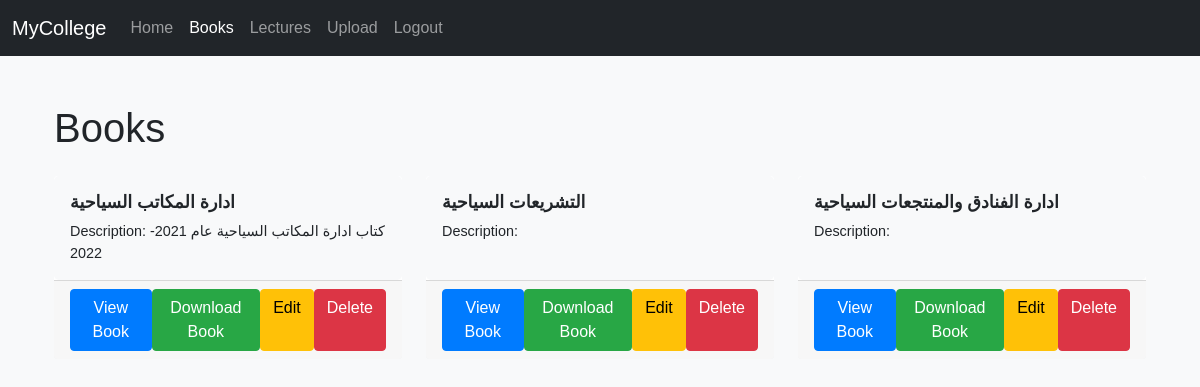
The app's page /books/ (signed in) with its own data.
### website/models.py (models this page shows, shortened)
class Books(models.Model):
    title = models.CharField(max_length=100)
    description = models.TextField(max_length=300, blank=True, null=True)
    file = models.FileField(upload_to='books/')

### website/views.py (the view)
# urls.py: path('books/', views.books, name='books'),
def books(request):
    booksl = Books.objects.all()
    return render(request, 'books.html', {'books':booksl})

### templates/books.html
{% extends 'base.html' %}
{% load static %}
{% block content %}
<div class="container my-5">
    <h1 class="mb-4">Books</h1>
    <div class="row row-cols-1 row-cols-md-3 g-4">
        {% for book in books %}
        <div class="col">
            <div class="card h-100">
                <div class="card-body">
                    <h5 class="card-title">{{ book.title }}</h5>
                    <p class="card-text">Description: {{ book.description }}</p>
                </div>
                <div class="card-footer d-flex justify-content-between">
                    <a href="{{ book.file.url }}" target="_blank" class="btn btn-primary">View Book</a>
                    <a href="{{ book.file.url }}" download class="btn btn-success">Download Book</a>
                    {% if user.is_staff %}
                        <a href="{% url 'edit_item' 'book' book.id %}" class="btn btn-warning">Edit</a>
                        <a href="{% url 'delete_item' 'book' book.id %}" class="btn btn-danger">Delete</a>
                    {% endif %}
                </div>
            </div>
        </div>
        {% endfor %}
    </div>
</div>
{% endblock %}

### static/css/styles.css (style rules this page uses)
body { font-family: Arial, sans-serif; }
.card { border: none; transition: transform 0.3s ease, box-shadow 0.3s ease; }
.card-title { font-size: 1.5rem; }
body { font-family: Arial, sans-serif; background-color: #f8f9fa; }
.btn-primary { background-color: #007bff; border-color: #007bff; }
.btn-success { background-color: #28a745; border-color: #28a745; }

### static/css/lectures.css (style rules this page uses)
.card-body { background-color: #f8f9fa; border-radius: 5px; }
.card-title { font-size: 1.1rem; font-weight: bold; }
.card-text { font-size: 0.9rem; }

### records on screen
Books: title "ادارة المكاتب السياحية", description "كتاب ادارة المكاتب السياحية عام 2021-2022"
Books: title "التشريعات السياحية"
Books: title "ادارة الفنادق والمنتجعات السياحية"
